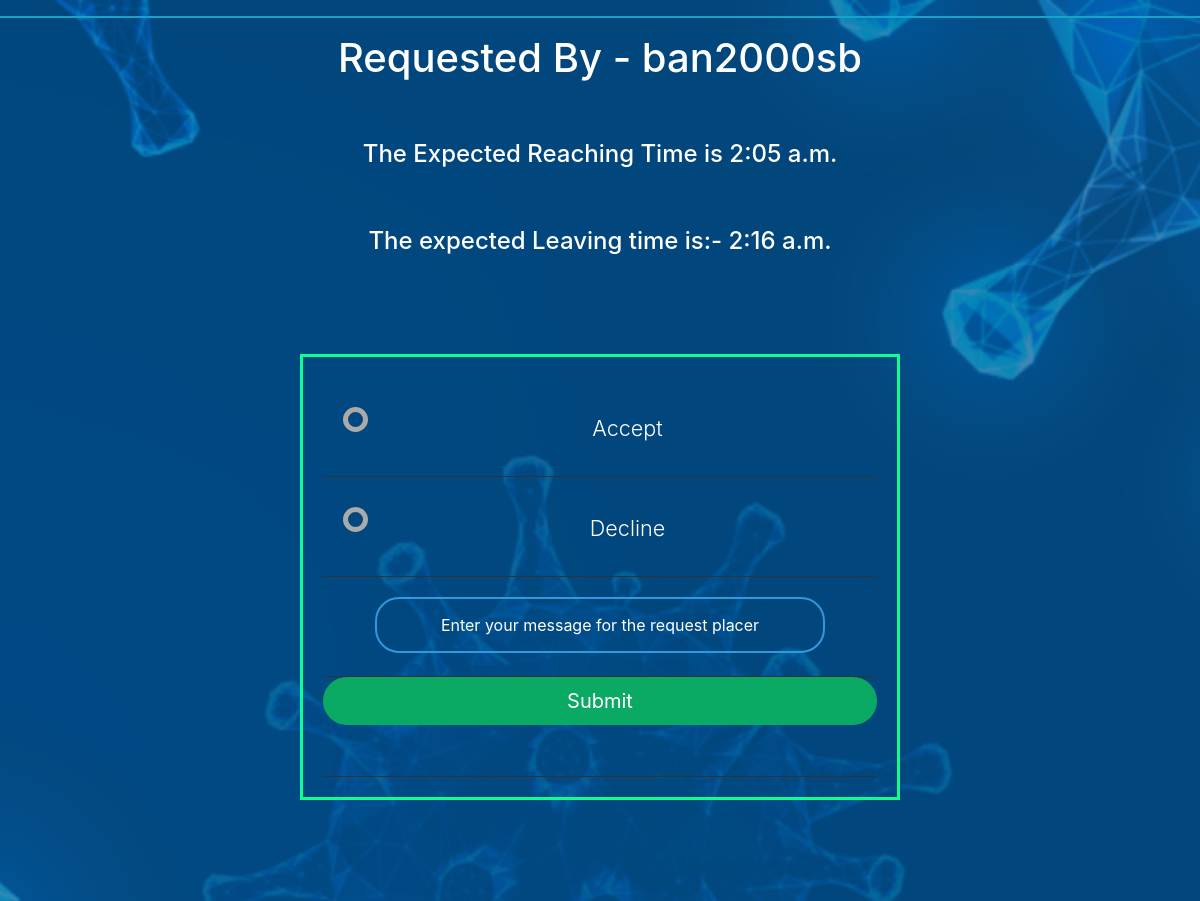
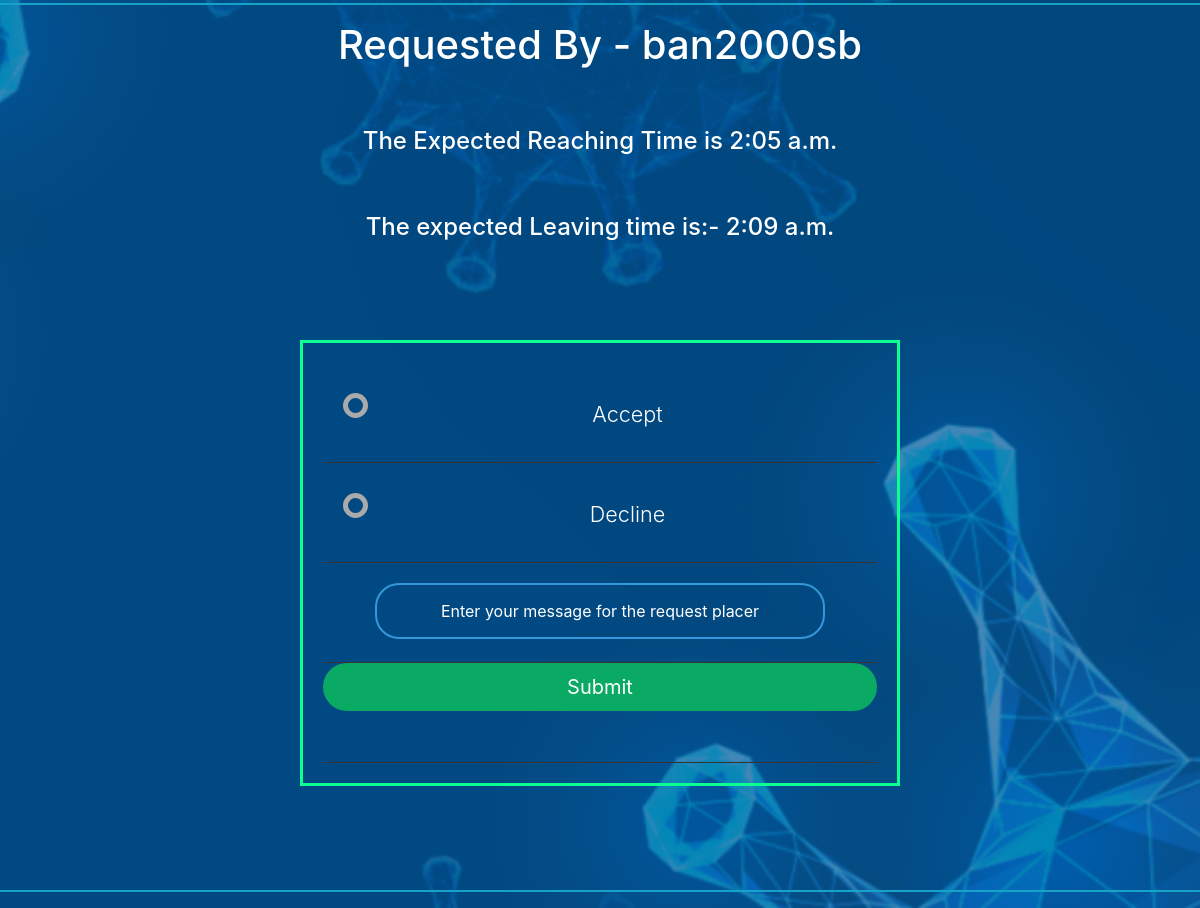
The page /socialdistancing/updateshop/viewrequests/4/ (signed in) on the database its author committed (2 pictures, top to bottom).
### socialdistancing/models.py (models this page shows, shortened)
class Request(models.Model):
    placer = models.ForeignKey(UserProfile,on_delete=models.CASCADE)
    expected_going_time = models.TimeField()
    expected_leaving_time = models.TimeField()
    shop_name = models.ForeignKey(Shop,related_name='Shop',on_delete=models.CASCADE)

### usermanagement/models.py (models this page shows, shortened)
class UserProfile(models.Model):
    user = models.OneToOneField(User,on_delete = models.CASCADE)
    user_type = models.CharField(blank = True,max_length = 254)

### socialdistancing/decoraters.py (the view)
    def wrapper_func(request,*args,**kwargs):
        if request.user.is_authenticated:
            user_prof = UserProfile.objects.get(user = request.user)
            if user_prof.user_type == 'Shopkeeper':
                print('1')
                return view_func(request,*args,**kwargs)
            else:
                messages.error(request,'You are not authorized to view this page it is only for shopkeepers')
                return redirect('/socialdistancing')
        else:
            messages.error(request, 'You are not authorized to view this page Login First')
            return redirect('/socialdistancing')

### socialdistancing/decoraters.py (called while the page is built)
def isShopkeeper(view_func):
    def wrapper_func(request,*args,**kwargs):
        if request.user.is_authenticated:
            user_prof = UserProfile.objects.get(user = request.user)
            if user_prof.user_type == 'Shopkeeper':
                print('1')
                return view_func(request,*args,**kwargs)
            else:
                messages.error(request,'You are not authorized to view this page it is only for shopkeepers')
                return redirect('/socialdistancing')
        else:
            messages.error(request, 'You are not authorized to view this page Login First')
            return redirect('/socialdistancing')
    return wrapper_func

### socialdistancing/views.py (called while the page is built)
@isShopkeeper
def seeallRequests(request, id):
    user_prof = UserProfile.objects.get(user = request.user)
    shop = Shop.objects.get(owner = user_prof)
    re = Request.objects.filter(shop_name = shop)
    context = {
        'requests':re,
    }
    return render(request,'socialdistancing/allrequests.html',context)

### socialdistancing/templates/socialdistancing/allrequests.html (shortened to what this page needs)
{% include 'socialdistancing/header.html' %}
{% if requests %}
{% for re in requests %}
<div class="container2">
    <hr>
    <h1> Requested By - {{re.placer.user.username}} </h1>
    <br> <br>
    <h4> The Expected Reaching Time is {{re.expected_going_time}} </h4>
    <br> <br>
    <h4> The expected Leaving time is:- {{re.expected_leaving_time}}</h4>
    <br> <br>
    <form action="accept_or_decline/{{re.id}}/" method="POST" class="fm">
        <ul>
            <li>
                <input type="radio" name="accept_or_declined" id = 'f-option' value="accepted"> <label for="f-option"> Accept </label>
                <div class="check"></div>
            </li>
            <li>
                <input type="radio" name="accept_or_declined" value="declined" id="s-option"> <label for="s-option"> Decline </label>
                <div class="check"></div>
            </li>
            <li>
                <input type="text" name="message" placeholder='Enter your message for the request placer'>
            </li>
            <li>
                <input type="submit" value="Submit" class="btn btn-lg btnx" style="border-radius: 30px;">
            </li>
        </ul>
    </form>
    <br> <br>
</div>
{% endfor %}
<hr>
{% else %}
<span>
   <i><strong><u> Oops! Nothing got caught </u></strong></i>
</span>
{% endif %}
{% include 'socialdistancing/footer.html' %}

### socialdistancing/static/socialdistancing/styles.css (style rules this page uses)
body { border: 0; padding: 0; margin: 0; background: url(./../images/coback2.png) center center no-repeat fixed; background-size: cover; }
.fm { display: block; position: relative; margin: 40px auto; height: auto; width: 600px; padding: 20px; border: #0DFF92 solid; }
.fm ul { list-style: none; margin: 0; padding: 0; overflow: auto; }
.fm ul li { color: #AAAAAA; display: block; position: relative; float: left; width: 100%; height: 100px; border-bottom: 1px solid #333; }
.fm ul li label { display: block; position: relative; font-weight: 300; font-size: 1.35em; padding: 25px 25px 25px 80px; margin: 10px auto; height: 30px; z-index: 9; cursor: pointer; -webkit-transition: all 0.25s linear; color:#fff; }
.fm .btnx { width:100%; }
.fm ul li .check { display: block; position: absolute; border: 5px solid #AAAAAA; border-radius: 100%; height: 25px; width: 25px; top: 30px; left: 20px; z-index: 5; transition: border .25s linear; -webkit-transition: border .25s linear; }
.btnx { background-color: rgb(10, 170, 100); color:white; border-radius: 35%; }
hr { border:1px solid rgb(22, 163, 199); }
.fm ul li .check::before { display: block; position: absolute; content: ''; border-radius: 100%; height: 15px; width: 15px; top: 5px; left: 5px; margin: auto; transition: background 0.25s linear; -webkit-transition: background 0.25s linear; }
.fm input[type='time'],.fm input[type='text'] { border:0; background:none; display:block; margin: 20px auto; text-align: center; border: 2px solid #3498db; padding:14px 10px; width:450px; outline:none; color:white; border-radius:24px;transition:0.25s; }
::placeholder { color:#fff; }
.container2 { text-align: center; }
.container2 h1,h4 { color:#fff; margin-bottom: 10px; }

### rows shown on the page
Request: placer.user.username "ban2000sb", expected_going_time "2:05 a.m.", expected_leaving_time "2:16 a.m."
Request: placer.user.username "ban2000sb", expected_going_time "2:05 a.m.", expected_leaving_time "2:09 a.m."
